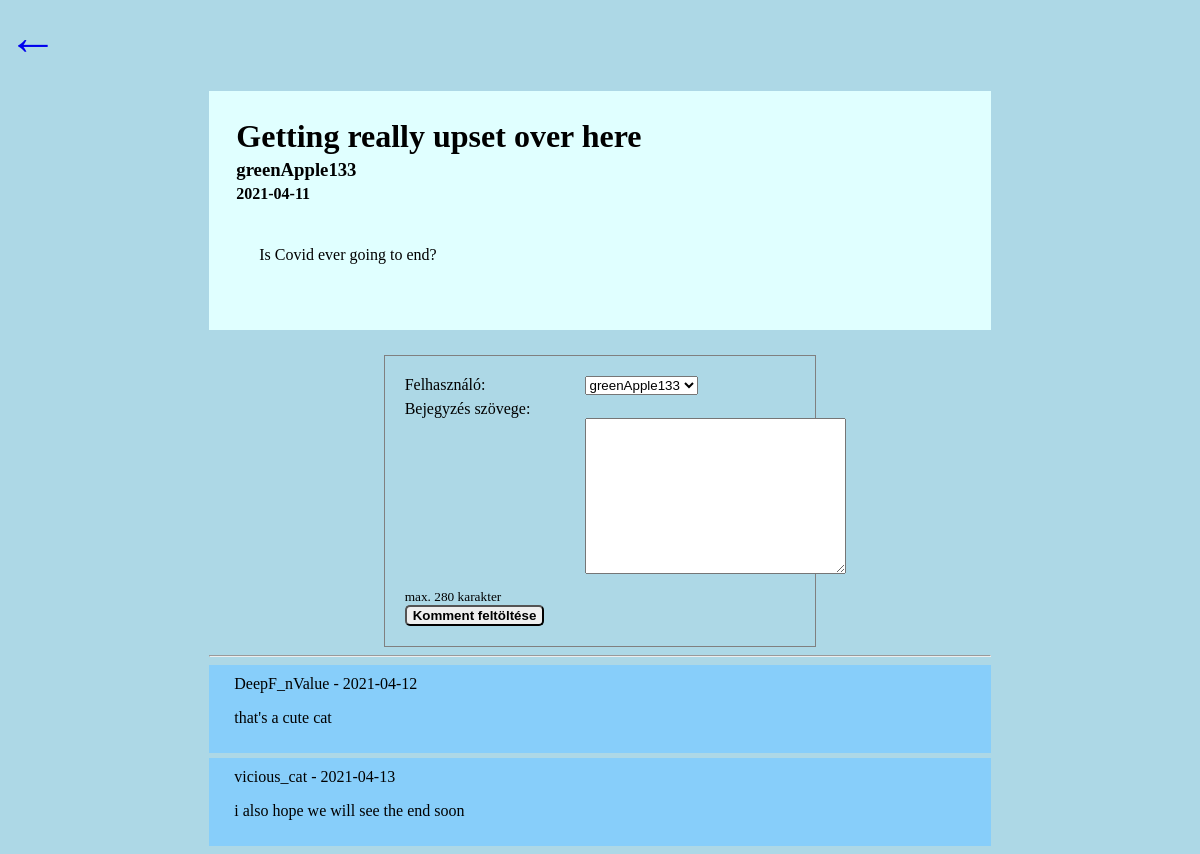
Page /thread.php?thread_id=2 on the committed database.
### tables this page shows
CREATE TABLE `threads` (
  `thread_id` int(11) NOT NULL,
  `user_id` int(11) NOT NULL,
  `thread_date` date DEFAULT current_timestamp(),
  `thread_title` varchar(140) DEFAULT NULL,
  `thread_text` varchar(280) DEFAULT NULL
);

CREATE TABLE `users` (
  `user_id` int(11) NOT NULL,
  `user_name` varchar(50) DEFAULT NULL
);

CREATE TABLE `comments` (
  `comment_id` int(11) NOT NULL,
  `user_id` int(11) NOT NULL,
  `thread_id` int(11) NOT NULL,
  `datum` date DEFAULT current_timestamp(),
  `comment_text` varchar(280) DEFAULT NULL
);

### thread.php (the view, shortened to what this page needs)
<!DOCTYPE html>
<html lang="en">
<head>
    <?php
    require "connect.php";
    $sql = " SELECT Max(thread_id) FROM `threads`";
    $thread_count = $conn->query($sql);
    if (isset($_GET["thread_id"]) && $_GET["thread_id"] <= $thread_count) {
        $thread_id = $conn->real_escape_string($_GET["thread_id"]);
    } else {
        header("Location: index.php");
    }
    $thread_sql = "SELECT `thread_id`, threads.`user_id`,users.user_name, `thread_date`, `thread_title`,
                  `thread_text`
                   FROM `threads`
                   Inner JOIN users
                   On users.user_id = threads.user_id
                   WHERE thread_id = ?";
    $stmt = $conn->prepare($thread_sql);
    $stmt->bind_param("d", $thread_id);
    if ($stmt->execute()) {
        $thread = $stmt->get_result()->fetch_assoc();
        echo "</head>";
        echo "<body>";
        echo "<a href='index.php' id='backArrow'>
        &#8592 </a>
        <div id='content'>
        <div id='post'>
            <h1>" . $thread["thread_title"] . "</h1>
            <h3>" . $thread["user_name"] . "</h3>
            <h4>" . $thread["thread_date"] . "</h4>
            <div id='post_body'>
                <p>" . $thread["thread_text"] . "</p>
            </div>
        </div>";
        $sql = "SELECT `user_id`, `user_name`
                    FROM `users` ";
        $felhasznalok = $conn->query($sql);
        echo "<div id='bevitel'>
                    <form action='insert_comment.php'  method='post'>
                        <input type='hidden' name='thread_id' value='" . $thread_id . "';
                        <label for='user_id'>Felhasználó:</label>
                        <select name='user_id' id='user_id'>";
        while ($sor = $felhasznalok->fetch_object()) {
            echo "<option value='" . $sor->user_id . "'>" . $sor->user_name . "</option>\n";
        }
        echo "</select>
                        </br>
                        <label id='comment_text' for='comment_text'>Bejegyzés szövege:</label>
                        </br>
                        <textarea name='comment_text' id='comment_text' maxlength='280' cols='30' rows='10'></textarea>
                        <sub>max. 280 karakter</sub>
                        </br>
                    <input type='submit' value='Komment feltöltése'>
                    </form>
                 </div>
                 <hr>";
        $comment_sql = "SELECT `comment_id`, comments.`user_id`,users.user_name, `thread_id`, `datum`,
                    `comment_text`
                    FROM `comments`
                    Inner JOIN users
                    On comments.user_id = users.user_id
                    WHERE thread_id = " . $thread_id;
        $comment_result = $conn->query($comment_sql);
        while ($sor = $comment_result->fetch_object()) {
            echo "<div class='comment'>
            <div>
                <div>
                    " . $sor->user_name . " - " . $sor->datum . "
                </div>
                <p>" . $sor->comment_text . "</p>
            </div>
            </div>";
        }
        echo "
        </div>";
        echo "</body>";
    } else {
        echo "<h1>Nincs ilyen poszt<h1>";
        echo "<a href='index.php'>Vissza a főoldalra</a>";
    }
    ?>
</html>

### thread.php (style rules this page uses)
body { background-color: lightblue; }
#backArrow { font-size: 50px; text-decoration: none; font-weight: bold; }
#content { width: 66%; margin: auto; }
#post { margin-top: 25px; padding: 25px; background-color: lightcyan; }
#post h1, h3, h4 { margin: 0px; padding: 2px; }
#post_body { padding: 25px; }
#bevitel { border: 1px solid gray; width: 50%; margin: auto; margin-top: 25px; padding: 20px; }
#bevitel input[type=submit] { border-radius: 5px; font-weight: bold; }
#bevitel select { margin-left: 95px; margin-bottom: 5px; }
#bevitel textarea { margin-left: 180px; margin-bottom: 5px; }
.comment { background-color: lightskyblue; margin-top: 5px; padding: 10px 25px 10px 25px; }

### rows in the picture
threads: thread_title "Getting really upset over here", user.user_name "greenApple133", thread_date "2021-04-11", thread_text "Is Covid ever going to end?"
comments: user.user_name "DeepF_nValue", datum "2021-04-12", comment_text "that's a cute cat"
comments: user.user_name "vicious_cat", datum "2021-04-13", comment_text "i also hope we will see the end soon"

### other values in the picture
form field user_id "greenApple133"
